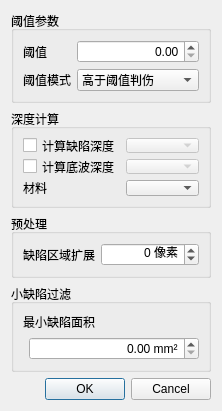
<?xml version="1.0" encoding="UTF-8"?>
<ui version="4.0">
 <class>CScanDefectParameter</class>
 <widget class="QDialog" name="CScanDefectParameter">
  <property name="geometry">
   <rect>
    <x>0</x>
    <y>0</y>
    <width>222</width>
    <height>405</height>
   </rect>
  </property>
  <property name="windowTitle">
   <string>判伤设置</string>
  </property>
  <layout class="QVBoxLayout" name="verticalLayout">
   <item>
    <widget class="QGroupBox" name="groupBox">
     <property name="title">
      <string>阈值参数</string>
     </property>
     <layout class="QFormLayout" name="formLayout_3">
      <property name="fieldGrowthPolicy">
       <enum>QFormLayout::AllNonFixedFieldsGrow</enum>
      </property>
      <property name="rowWrapPolicy">
       <enum>QFormLayout::WrapLongRows</enum>
      </property>
      <item row="0" column="0">
       <widget class="QLabel" name="label">
        <property name="text">
         <string>阈值</string>
        </property>
       </widget>
      </item>
      <item row="0" column="1">
       <widget class="QDoubleSpinBox" name="gateValueSpinBox">
        <property name="alignment">
         <set>Qt::AlignRight|Qt::AlignTrailing|Qt::AlignVCenter</set>
        </property>
        <property name="maximum">
         <double>99999.000000000000000</double>
        </property>
       </widget>
      </item>
      <item row="1" column="0">
       <widget class="QLabel" name="label_2">
        <property name="text">
         <string>阈值模式</string>
        </property>
       </widget>
      </item>
      <item row="1" column="1">
       <widget class="QComboBox" name="gateModeCombox">
        <item>
         <property name="text">
          <string>高于阈值判伤</string>
         </property>
        </item>
        <item>
         <property name="text">
          <string>低于阈值判伤</string>
         </property>
        </item>
       </widget>
      </item>
     </layout>
    </widget>
   </item>
   <item>
    <widget class="QGroupBox" name="groupBox_3">
     <property name="title">
      <string>深度计算</string>
     </property>
     <property name="checkable">
      <bool>false</bool>
     </property>
     <layout class="QFormLayout" name="formLayout_6">
      <item row="0" column="0">
       <widget class="QCheckBox" name="hasDepth">
        <property name="text">
         <string>计算缺陷深度</string>
        </property>
       </widget>
      </item>
      <item row="0" column="1">
       <widget class="QComboBox" name="depthIndex">
        <property name="enabled">
         <bool>false</bool>
        </property>
       </widget>
      </item>
      <item row="1" column="0">
       <widget class="QCheckBox" name="hasBottomDepth">
        <property name="text">
         <string>计算底波深度</string>
        </property>
       </widget>
      </item>
      <item row="1" column="1">
       <widget class="QComboBox" name="bottomDepthIndex">
        <property name="enabled">
         <bool>false</bool>
        </property>
       </widget>
      </item>
      <item row="2" column="0">
       <widget class="QLabel" name="label_3">
        <property name="text">
         <string>材料</string>
        </property>
       </widget>
      </item>
      <item row="2" column="1">
       <widget class="QComboBox" name="materials"/>
      </item>
     </layout>
    </widget>
   </item>
   <item>
    <widget class="QGroupBox" name="groupDilation">
     <property name="title">
      <string>预处理</string>
     </property>
     <layout class="QFormLayout" name="formLayout_4">
      <item row="0" column="0">
       <widget class="QLabel" name="label_9">
        <property name="text">
         <string>缺陷区域扩展</string>
        </property>
       </widget>
      </item>
      <item row="0" column="1">
       <widget class="QSpinBox" name="dilation">
        <property name="alignment">
         <set>Qt::AlignRight|Qt::AlignTrailing|Qt::AlignVCenter</set>
        </property>
        <property name="suffix">
         <string> 像素</string>
        </property>
        <property name="minimum">
         <number>-10</number>
        </property>
        <property name="maximum">
         <number>10</number>
        </property>
        <property name="value">
         <number>0</number>
        </property>
       </widget>
      </item>
     </layout>
    </widget>
   </item>
   <item>
    <widget class="QGroupBox" name="groupBox_2">
     <property name="title">
      <string>小缺陷过滤</string>
     </property>
     <layout class="QFormLayout" name="formLayout_2">
      <property name="fieldGrowthPolicy">
       <enum>QFormLayout::AllNonFixedFieldsGrow</enum>
      </property>
      <property name="rowWrapPolicy">
       <enum>QFormLayout::WrapLongRows</enum>
      </property>
      <item row="0" column="0">
       <widget class="QLabel" name="label_4">
        <property name="text">
         <string>最小缺陷面积</string>
        </property>
       </widget>
      </item>
      <item row="0" column="1">
       <widget class="QDoubleSpinBox" name="minOuterArea">
        <property name="alignment">
         <set>Qt::AlignRight|Qt::AlignTrailing|Qt::AlignVCenter</set>
        </property>
        <property name="suffix">
         <string> mm²</string>
        </property>
        <property name="maximum">
         <double>999999.000000000000000</double>
        </property>
       </widget>
      </item>
     </layout>
    </widget>
   </item>
   <item>
    <widget class="QDialogButtonBox" name="buttonBox">
     <property name="standardButtons">
      <set>QDialogButtonBox::Cancel|QDialogButtonBox::Ok</set>
     </property>
    </widget>
   </item>
  </layout>
 </widget>
 <resources/>
 <connections>
  <connection>
   <sender>buttonBox</sender>
   <signal>accepted()</signal>
   <receiver>CScanDefectParameter</receiver>
   <slot>accept()</slot>
   <hints>
    <hint type="sourcelabel">
     <x>110</x>
     <y>384</y>
    </hint>
    <hint type="destinationlabel">
     <x>110</x>
     <y>202</y>
    </hint>
   </hints>
  </connection>
  <connection>
   <sender>buttonBox</sender>
   <signal>rejected()</signal>
   <receiver>CScanDefectParameter</receiver>
   <slot>reject()</slot>
   <hints>
    <hint type="sourcelabel">
     <x>110</x>
     <y>384</y>
    </hint>
    <hint type="destinationlabel">
     <x>110</x>
     <y>202</y>
    </hint>
   </hints>
  </connection>
  <connection>
   <sender>hasDepth</sender>
   <signal>toggled(bool)</signal>
   <receiver>depthIndex</receiver>
   <slot>setEnabled(bool)</slot>
   <hints>
    <hint type="sourcelabel">
     <x>71</x>
     <y>124</y>
    </hint>
    <hint type="destinationlabel">
     <x>156</x>
     <y>128</y>
    </hint>
   </hints>
  </connection>
  <connection>
   <sender>hasBottomDepth</sender>
   <signal>toggled(bool)</signal>
   <receiver>bottomDepthIndex</receiver>
   <slot>setEnabled(bool)</slot>
   <hints>
    <hint type="sourcelabel">
     <x>66</x>
     <y>153</y>
    </hint>
    <hint type="destinationlabel">
     <x>162</x>
     <y>154</y>
    </hint>
   </hints>
  </connection>
 </connections>
</ui>
